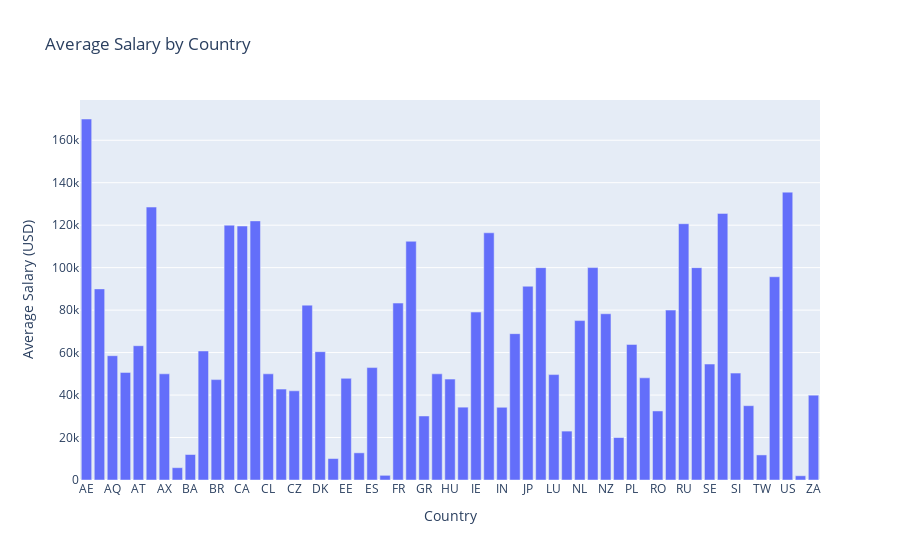

Notebook source saved alongside this figure:
### Markdown cell above
## Bar plot to visualize Geographical distribution of salaries

### Code cell
# Calculate average salary by country
avg_salary_by_country = df.groupby("company_location")["salary_in_usd"].mean().reset_index()

# Create bar plot
fig = px.bar(avg_salary_by_country, x="company_location", y="salary_in_usd", title="Average Salary by Country", labels={"company_location": "Country", "salary_in_usd": "Average Salary (USD)"})

fig.update_layout(xaxis_title="Country", yaxis_title="Average Salary (USD)")

fig.show()

### Figure 1 — Plotly figure (JSON) as saved in the notebook; plotly's stock layout.template omitted (floating-point values rounded to 4 significant figures)
{"data": [{"alignmentgroup": "True", "hovertemplate": "Country=%{x}<br>Average Salary (USD)=%{y}<extra></extra>", "legendgroup": "", "marker": {"color": "#636efa", "pattern": {"shape": ""}}, "name": "", "offsetgroup": "", "orientation": "v", "showlegend": false, "textposition": "auto", "type": "bar", "x": ["AE", "AF", "AQ", "AR", "AT", "AU", "AX", "AZ", "BA", "BE", "BR", "BW", "CA", "CH", "CL", "CY", "CZ", "DE", "DK", "DZ", "EE", "EG", "ES", "ET", "FR", "GB", "GR", "HR", "HU", "ID", "IE", "IL", "IN", "IT", "JP", "KE", "LU", "MX", "NL", "NO", "NZ", "PK", "PL", "PT", "RO", "RS", "RU", "SA", "SE", "SG", "SI", "TR", "TW", "UM", "US", "VN", "ZA"], "xaxis": "x", "y": [170000, 90000, 58537, 50670.0, 63240, 128500.0, 50000, 5800, 12005, 60768, 47270.0, 120000, 119600.0, 122000.0, 50000, 42801, 42000, 82350.0, 60430.0, 10100, 47873, 12800, 52940.0, 2202, 83318, 112400.0, 30150.0, 50000, 47509, 34303, 79080.0, 116400.0, 34250.0, 68910.0, 91250, 100000, 49646, 23029, 75070.0, 100030, 78280.0, 20000, 63850.0, 48120.0, 32510.0, 80000, 120691, 100000, 54600.0, 125600.0, 50340.0, 35000, 11812, 95715, 135600.0, 2000, 39940.0], "yaxis": "y"}], "layout": {"barmode": "relative", "legend": {"tracegroupgap": 0}, "title": {"text": "Average Salary by Country"}, "xaxis": {"anchor": "y", "domain": [0, 1], "title": {"text": "Country"}}, "yaxis": {"anchor": "x", "domain": [0, 1], "title": {"text": "Average Salary (USD)"}}}}
